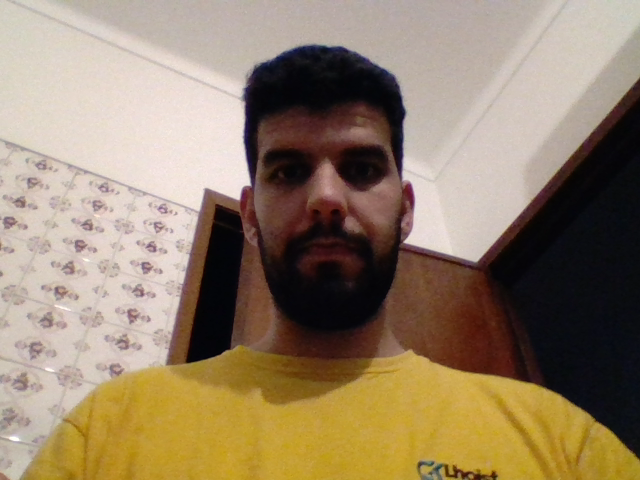
#> input picture Face_detection_option/imagem-teste.png, 640 x 480 px, given in place of the camera
$ python testDet.py
#> lines starting #> are read from the running program, lines starting #| are printed output that depends on the picture
#!/usr/bin/env python3

from copy import deepcopy
import cv2
import imutils
from functions import Detection, Tracker

def main():

    # ------------------------------------------
    # Initialization
    # ------------------------------------------
    haar_upper_body_cascade = cv2.CascadeClassifier(cv2.data.haarcascades + 'haarcascade_upperbody.xml')
    cap = cv2.VideoCapture(0)

    detection_counter = 0
    tracker_counter = 0
    trackers = []
    iou_threshold = 0.7
    frame_counter = 0

    # ------------------------------------------
    # Execution
    # ------------------------------------------
    while (cap.isOpened()):
        ret, frame = cap.read()
#> frame is the input picture: shape (480, 640, 3); mean B, G, R 105.3, 129.5, 148.6

        # if frame is read correctly ret is True
        if not ret:
            print("Can't receive frame. Exiting ...")
            break

        frame = imutils.resize(frame, width=1000) # resize original video for better viewing performance
#> frame: shape (750, 1000, 3)
        image_gray = cv2.cvtColor(frame, cv2.COLOR_RGB2GRAY) # convert video to grayscale
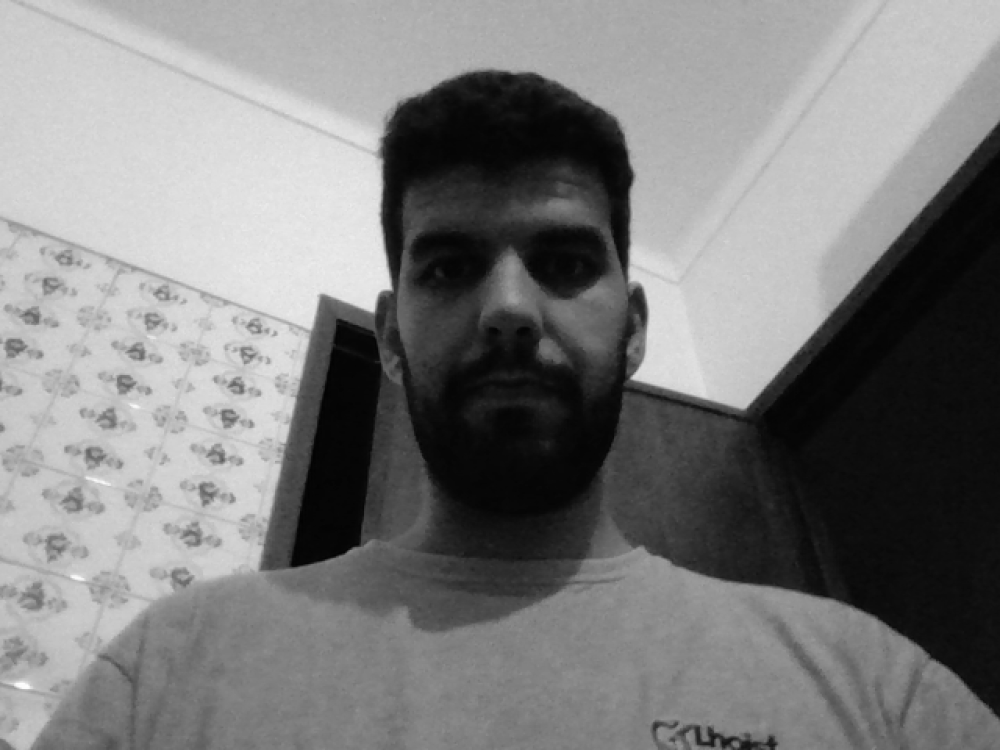
#> image_gray: shape (750, 1000); min 2, max 254, mean 124.4
        frame_gui = deepcopy(frame)
        stamp = float(cap.get(cv2.CAP_PROP_POS_MSEC))/1000

        # ------------------------------------------
        # Detection of persons
        # ------------------------------------------
        bboxes = haar_upper_body_cascade.detectMultiScale(
            image_gray,
            scaleFactor = 1.1,
            minNeighbors = 5,
            minSize = (100, 100), # Min size for valid detection, changes according to video size or body size in the video.
            flags = cv2.CASCADE_SCALE_IMAGE)
#> bboxes = ()


        # ------------------------------------------
        # Create Detections per haar cascade bbox
        # ------------------------------------------
        detections = []
        for bbox in bboxes:
            x1, y1, w, h = bbox
            detection = Detection(x1, y1, w, h, image_gray, id=detection_counter, stamp=stamp)
            detection_counter += 1
            detection.draw(frame_gui)
            detections.append(detection)
#> this loop made 0 passes
#> after the loop, detection_counter = 0; detections = []

        # ------------------------------------------
        # For each detection, see if there is a tracker to which it should be associated
        # ------------------------------------------
        for detection in detections: # cycle all detections
            for tracker in trackers: # cycle all trackers
                tracker_bbox = tracker.detections[-1]
                iou = detection.computeIOU(tracker_bbox)
                # print('IOU( T' + str(tracker.id) + ' D' + str(detection.id) + ' ) = ' + str(iou))
                if iou > iou_threshold: # associate detection with tracker
                    tracker.addDetection(detection, image_gray)

        # ------------------------------------------
        # Track using template matching
        # ------------------------------------------
        for tracker in trackers: # cycle all trackers
            last_detection_id = tracker.detections[-1].id
            #print(last_detection_id)
            detection_ids = [d.id for d in detections]
            if not last_detection_id in detection_ids:
                #print('Tracker ' + str(tracker.id) + ' Doing some tracking')
                tracker.track(image_gray)

        # ------------------------------------------
        # Deactivate Tracker if no detection for more than T
        # ------------------------------------------
        for tracker in trackers: # cycle all trackers
            tracker.updateTime(stamp)

        # ------------------------------------------
        # Create Tracker for each detection
        # ------------------------------------------
        for detection in detections:
            if not detection.assigned_to_tracker:
                tracker = Tracker(detection, id=tracker_counter, image=image_gray)
                tracker_counter += 1
                trackers.append(tracker)
#> after the loop, tracker_counter = 0; trackers = []

        # ------------------------------------------
        # Draw stuff
        # ------------------------------------------

        # Draw a rectangle around the upper bodies
        for tracker in trackers:
            tracker.draw(frame_gui)

        cv2.imshow('Video', frame_gui) # Display video

        # stop script when "q" key is pressed
        if cv2.waitKey(1) & 0xFF == ord('q'):
#> (key q is pressed here)
            break

        frame_counter += 1
    # Release capture
    cap.release()
    cv2.destroyAllWindows()

if __name__ == "__main__":
  main()
